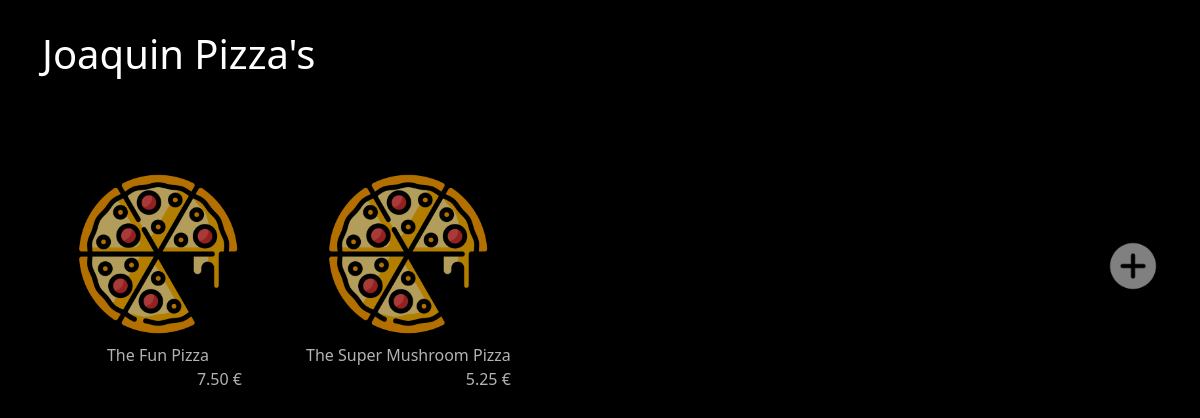
The page / on the database its author committed.
### tables this page shows
CREATE TABLE `pizza` (
  `id` int(11) NOT NULL,
  `name` varchar(255) NOT NULL
);

### php/pizzas.php (called while the page is built, shortened)
<?php
	require_once("db.php");
	class pizzas {
		private $db;
		private $table_p = "pizza";
    private $table_p_i = "pizza_ingredients";
    public function __construct($db) {
      $this->db = $db;
    }
    public function pizza_list() {
      return $this->db->select($this->table_p);
    }
    public function cost($id) {
      $sql = "SELECT SUM(cost_price) AS total_price FROM $this->table_p_i JOIN ingredients ON $this->table_p_i.ingredient_id = ingredients.id WHERE $this->table_p_i.pizza_id = $id;";
      $total = $this->db->query($sql)->fetch_row()[0];
      return $total * 1.5;
    }
	}
?>

### php/db.php (called while the page is built, shortened)
<?php
	class database {
	  private $servername ='localhost';
	  private $username='root';
	  private $password='';
	  private $dbname='pizza_db';
	  private $mysqli;
	  public function __construct() {
	  	$this->mysqli = new mysqli($this->servername,$this->username,$this->password,$this->dbname);
	  }
	  public function select($table, $rows="*", $where = null, $order=null) {
	    if ($where != null) {
			if($order == null) {
				$sql = "SELECT $rows FROM `$table` WHERE $where";
			} else {
				$sql = "SELECT $rows FROM `$table` WHERE $where ORDER BY $order";
			}
	    } else {
	        $sql = "SELECT $rows FROM `$table`;";
	    }
	    return $this->mysqli->query($sql);
	  }
	  public function query($sql) {
		return $this->mysqli->query($sql);
	  }
	}
?>

### index.php (the view, shortened to what this page needs)
<?php
  require("php/pizzas.php");
  $db = new database();
  $pizzas = new pizzas($db);
  $pizzas_list = $pizzas->pizza_list();
?>
<!DOCTYPE html>
<html lang="en">
  <head>
    <link href="https://cdn.jsdelivr.net/npm/bootstrap@5.2.3/dist/css/bootstrap.min.css" rel="stylesheet">
    <link rel="stylesheet" type="text/css" href="css/style.css">
  </head>
  <body>
    <div class="container main-c">
      <div class="container-title"><h1 class="w"> Joaquin Pizza's </h1></div>
      <div class="container-p">
        <div class="pizzas">
          <?php foreach ($pizzas_list as $pizza): ?>
            <div id="p-<?= $pizza['id'] ?>" class="pizza">
              <img src="images/pizza.png" alt="Pizza" width="168" height="168" onClick="parent.location='pizza_info.php?id=<?= $pizza['id'] ?>'">
              <label class="name center w" onClick="parent.location='pizza_info.php?id=<?= $pizza['id'] ?>'"><?= $pizza['name'] ?></label>
              <label class="right w"><span id="selling_price"><?= number_format($pizzas->cost($pizza['id']), 2) ?></span> €</label>
            </div>
          <?php endforeach; ?>
        </div>
        <div class="add-pizza">
          <button class="small-add-btn" type="submit" onClick="parent.location='pizza_info.php'" >
            <img src="images/add.png" alt="buttonpng" width="50" height="50"/>
          </button>
        </div>
      </div>
    </div>
  </body>
</html>

### css/style.css (style rules this page uses)
body { background-color: black; }
.container-title { margin: 30px 0px; }
.w { color: white; }
.center { text-align: center; vertical-align: middle; }
.right { text-align: right; vertical-align: middle; }
.container-p { display: flex; justify-content: space-between; min-height: 280px; }
.pizzas { display: flex; flex-direction: row; flex-wrap: wrap; justify-content: space-evenly; }
.pizza { min-width: 200px; display: flex; flex-direction: column; background-color: rgba(255, 255, 255, 0); opacity: 0.7; margin: 1rem; padding: 1rem; border: none; border-radius: 13px; transition: 0.4s; }
.pizza>img { display: block; margin: 0px auto; margin-bottom: 5px !important; cursor: pointer; }
.name { cursor: pointer; }
.add-pizza { display: flex; align-items: center; }
.small-add-btn { background-color: transparent; width: 50px; height: 50px; border: none; border-radius: 50%; padding: 0px; transition: 0.4s; opacity: 0.5; vertical-align: middle; }

### rows shown on the page
pizza: name "The Fun Pizza", cost "7.50"
pizza: name "The Super Mushroom Pizza", cost "5.25"
